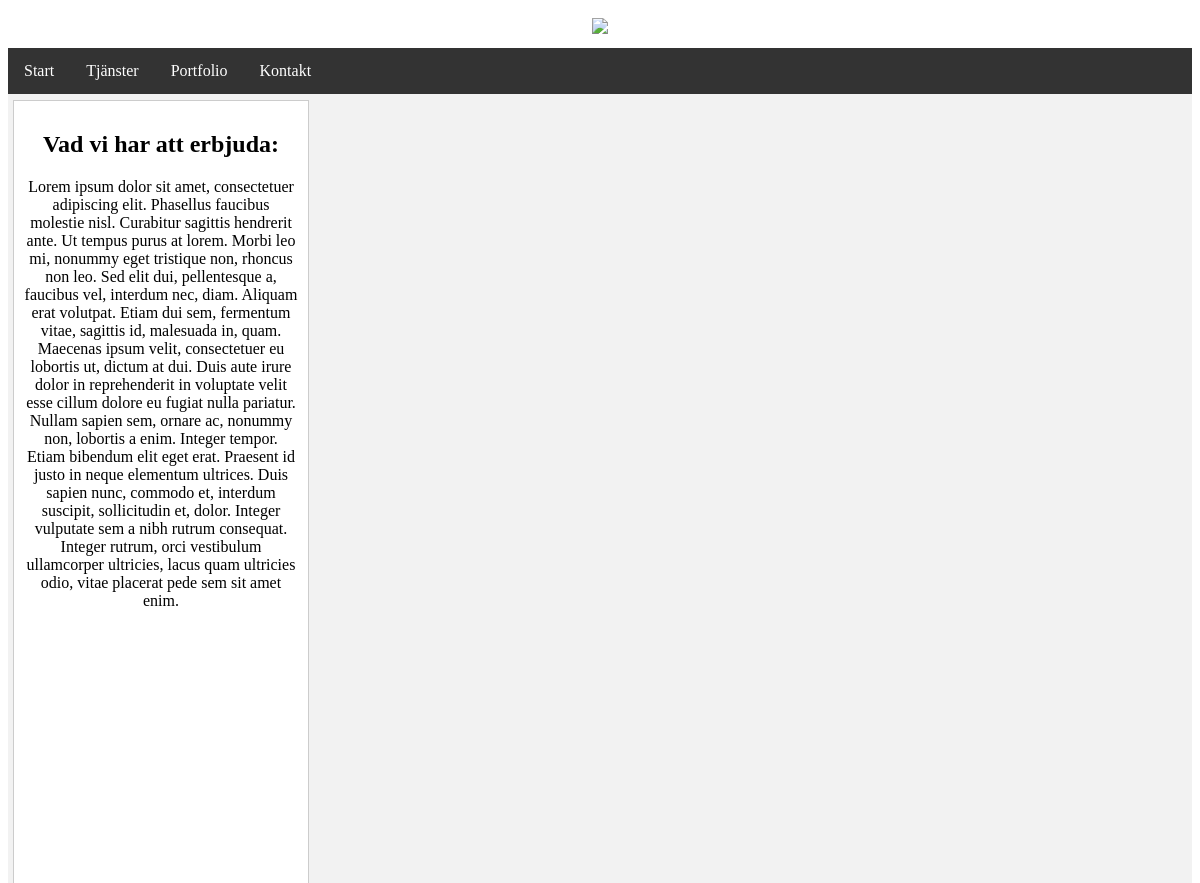
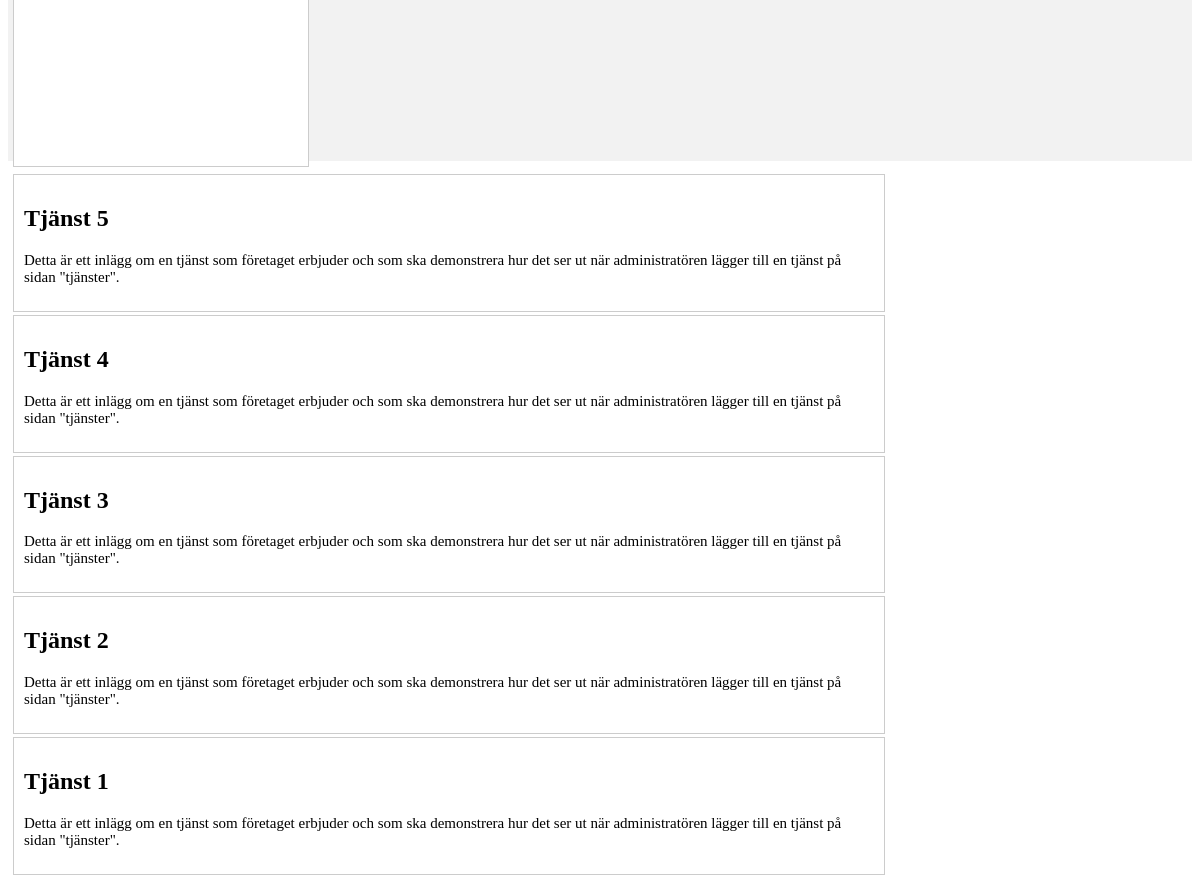
The page /tjanster.php on the database its author committed (2 pictures, top to bottom).
### tables this page shows
CREATE TABLE `service` (
  `id` int(11) NOT NULL,
  `title` varchar(255) NOT NULL,
  `content` text NOT NULL
);

### tjanster.php (the view, shortened to what this page needs)
<?php
  include_once("dbconnect.php");
?>
<!DOCTYPE html>
<html lang="sv">
  <head>
    <link rel="stylesheet" type="text/css" href="style.css">
    <link rel="stylesheet" href="https://cdnjs.cloudflare.com/ajax/libs/font-awesome/4.7.0/css/font-awesome.min.css">
  </head>
  <body>
    <div class="header" align="center">
      <img src="pics/logo.png">
    </div>
    <div class="navbar">
      <ul class="topnav">
        <li class="menu"><a href="start.php"> Start </a></li>
        <li class="menu"><a href="tjanster.php"> Tjänster </a></li>
        <li class="menu"><a href="portfolio.php"> Portfolio </a></li>
        <li class="menu"><a href="kontakt.php"> Kontakt </a></li>
      </ul>
    </div>
    <div class="content">
    <div class="side">
      <div class="about">
        <h2> Vad vi har att erbjuda: </h2>
        <p> Lorem ipsum dolor sit amet, consectetuer adipiscing elit. Phasellus faucibus molestie nisl.
           Curabitur sagittis hendrerit ante. Ut tempus purus at lorem. Morbi leo mi, nonummy eget tristique non,
           rhoncus non leo. Sed elit dui, pellentesque a, faucibus vel, interdum nec, diam. Aliquam erat volutpat.
           Etiam dui sem, fermentum vitae, sagittis id, malesuada in, quam. Maecenas ipsum velit, consectetuer eu
           lobortis ut, dictum at dui. Duis aute irure dolor in reprehenderit in voluptate velit esse cillum dolore
           eu fugiat nulla pariatur. Nullam sapien sem, ornare ac, nonummy non, lobortis a enim. Integer tempor.
           Etiam bibendum elit eget erat. Praesent id justo in neque elementum ultrices. Duis sapien nunc, commodo et,
           interdum suscipit, sollicitudin et, dolor. Integer vulputate sem a nibh rutrum consequat. Integer rutrum,
           orci vestibulum ullamcorper ultricies, lacus quam ultricies odio, vitae placerat pede sem sit amet enim.
        </p>
      </div>
    </div>
    <div class="main">
        <?php
        $sql = "SELECT * FROM service ORDER BY id DESC";
        $res = mysqli_query($conn, $sql) or die(mysqli_error());
        $service_post = "";
        if(mysqli_num_rows($res) > 0){
          while($row = mysqli_fetch_assoc($res)){
            $title = $row['title'];
            $content = $row['content'];
            $service_post .= "<div class='post'>
                              <h2>$title</h2>
                              <p>$content</p>
                              </div>";
          }
          echo $service_post;
        }
        ?>
      </div>
    </div>
  </body>
</html>

### style.css (style rules this page uses)
* { font-family: Calibri; }
.header { padding: 10px; }
.topnav { list-style-type: none; margin: 0; padding: 0; overflow: hidden; background-color: #333; }
.menu { float: left; }
.menu a { display: block; color: white; text-align: center; padding: 14px 16px; text-decoration: none; font-family: Calibri; }
.content { background-color: #f2f2f2; box-sizing: border-box; border: 0px solid #ccc; height: 950px; }
.side { box-sizing: border-box; width: 25%; height: 100%; border: 1px solid #ccc; float:left; padding: 10px; margin: 1px; margin-left: 5px; margin-top: 6px; background-color: white; }
.about { text-align: center; font-family: Calibri; }
.main { box-sizing: border-box; border: 0px solid #ccc; padding: 5px; float: left; width: 74.5%; }
.post { box-sizing: border-box; width: 100%; height: 100%; border: 1px solid #ccc; padding: 10px; margin-bottom: 3px; margin-top: 1px; background-color: white; }
.post h2 { text-align: left; }
.post p { text-align: left; font-family: Calibri; font-size: 15px; }

### rows shown on the page
service: title "Tjänst 5", content "Detta är ett inlägg om en tjänst som företaget erbjuder och som ska demonstrera hur det ser ut när administratören lägger till en tjänst på sidan \"tjänster\"."
service: title "Tjänst 4", content "Detta är ett inlägg om en tjänst som företaget erbjuder och som ska demonstrera hur det ser ut när administratören lägger till en tjänst på sidan \"tjänster\"."
service: title "Tjänst 3", content "Detta är ett inlägg om en tjänst som företaget erbjuder och som ska demonstrera hur det ser ut när administratören lägger till en tjänst på sidan \"tjänster\"."
service: title "Tjänst 2", content "Detta är ett inlägg om en tjänst som företaget erbjuder och som ska demonstrera hur det ser ut när administratören lägger till en tjänst på sidan \"tjänster\"."
service: title "Tjänst 1", content "Detta är ett inlägg om en tjänst som företaget erbjuder och som ska demonstrera hur det ser ut när administratören lägger till en tjänst på sidan \"tjänster\"."
